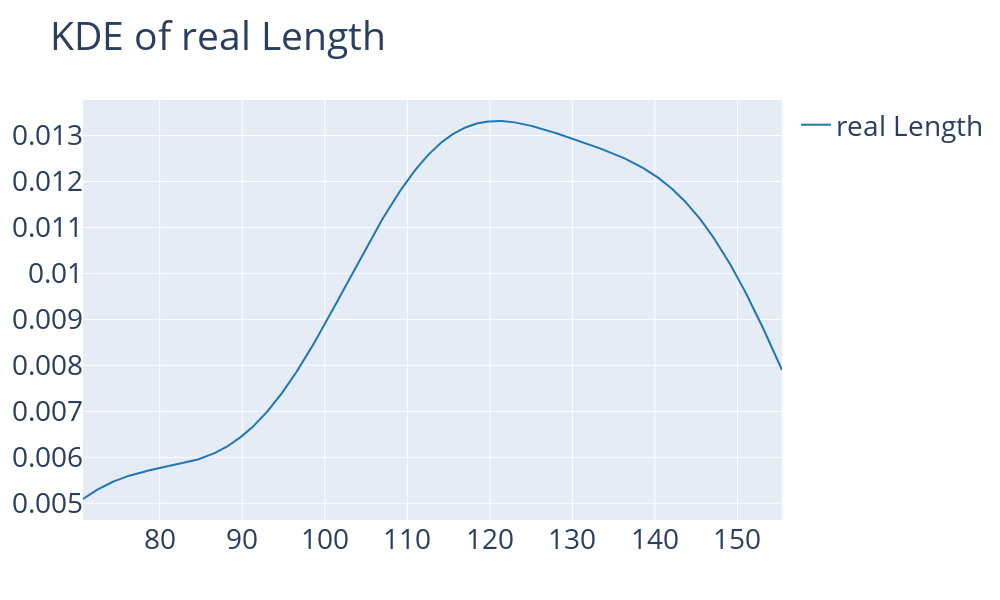

Notebook code for this chart:
### Code cell
import plotly.figure_factory as ff

# Assuming 'data' is a pandas DataFrame and 'real Length' is a column in 'data'
hist_data = [data['real Length']]

fig = ff.create_distplot(hist_data, ['real Length'], show_hist=False, show_rug=False)
fig.update_layout(title='KDE of real Length', width=1000, height=600, font=dict(size=28))
fig.show()

### Figure 1 — Plotly figure (JSON) as saved in the notebook; plotly's stock layout.template omitted (floating-point values rounded to 4 significant figures; data arrays with more than 128 entries replaced by an {"elided": "..."} marker saying what was removed)
{"data": [{"legendgroup": "real Length", "marker": {"color": "rgb(31, 119, 180)"}, "mode": "lines", "name": "real Length", "showlegend": true, "type": "scatter", "x": {"elided": "500 float values"}, "xaxis": "x", "y": {"elided": "500 float values"}, "yaxis": "y"}], "layout": {"barmode": "overlay", "font": {"size": 28}, "height": 600, "hovermode": "closest", "legend": {"traceorder": "reversed"}, "title": {"text": "KDE of real Length"}, "width": 1000, "xaxis": {"anchor": "y2", "domain": [0, 1], "zeroline": false}, "yaxis": {"anchor": "free", "domain": [0, 1], "position": 0}}}
